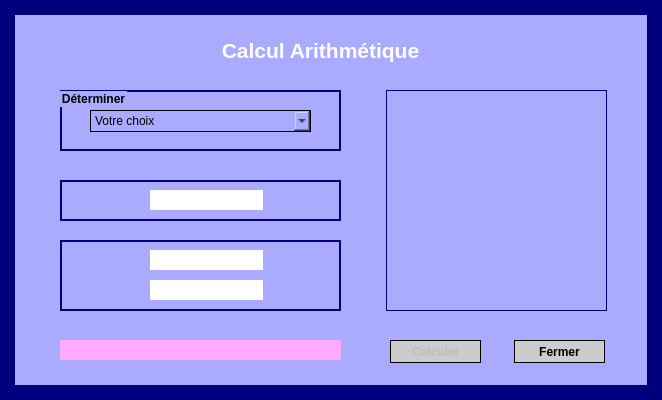
<?xml version="1.0" encoding="UTF-8"?>
<ui version="4.0">
 <class>FP</class>
 <widget class="QMainWindow" name="FP">
  <property name="geometry">
   <rect>
    <x>0</x>
    <y>0</y>
    <width>662</width>
    <height>400</height>
   </rect>
  </property>
  <property name="minimumSize">
   <size>
    <width>662</width>
    <height>400</height>
   </size>
  </property>
  <property name="maximumSize">
   <size>
    <width>662</width>
    <height>400</height>
   </size>
  </property>
  <property name="windowTitle">
   <string>Arithmética</string>
  </property>
  <property name="styleSheet">
   <string notr="true">border : 15px solid;
background-color: rgb(170, 170, 255);
border-color: rgb(0, 0, 127);</string>
  </property>
  <widget class="QWidget" name="centralwidget">
   <widget class="QLabel" name="label">
    <property name="geometry">
     <rect>
      <x>150</x>
      <y>30</y>
      <width>341</width>
      <height>41</height>
     </rect>
    </property>
    <property name="palette">
     <palette>
      <active>
       <colorrole role="WindowText">
        <brush brushstyle="SolidPattern">
         <color alpha="255">
          <red>255</red>
          <green>255</green>
          <blue>255</blue>
         </color>
        </brush>
       </colorrole>
       <colorrole role="Button">
        <brush brushstyle="SolidPattern">
         <color alpha="255">
          <red>170</red>
          <green>170</green>
          <blue>255</blue>
         </color>
        </brush>
       </colorrole>
       <colorrole role="Base">
        <brush brushstyle="SolidPattern">
         <color alpha="255">
          <red>170</red>
          <green>170</green>
          <blue>255</blue>
         </color>
        </brush>
       </colorrole>
       <colorrole role="Window">
        <brush brushstyle="SolidPattern">
         <color alpha="255">
          <red>170</red>
          <green>170</green>
          <blue>255</blue>
         </color>
        </brush>
       </colorrole>
      </active>
      <inactive>
       <colorrole role="WindowText">
        <brush brushstyle="SolidPattern">
         <color alpha="255">
          <red>255</red>
          <green>255</green>
          <blue>255</blue>
         </color>
        </brush>
       </colorrole>
       <colorrole role="Button">
        <brush brushstyle="SolidPattern">
         <color alpha="255">
          <red>170</red>
          <green>170</green>
          <blue>255</blue>
         </color>
        </brush>
       </colorrole>
       <colorrole role="Base">
        <brush brushstyle="SolidPattern">
         <color alpha="255">
          <red>170</red>
          <green>170</green>
          <blue>255</blue>
         </color>
        </brush>
       </colorrole>
       <colorrole role="Window">
        <brush brushstyle="SolidPattern">
         <color alpha="255">
          <red>170</red>
          <green>170</green>
          <blue>255</blue>
         </color>
        </brush>
       </colorrole>
      </inactive>
      <disabled>
       <colorrole role="WindowText">
        <brush brushstyle="SolidPattern">
         <color alpha="255">
          <red>120</red>
          <green>120</green>
          <blue>120</blue>
         </color>
        </brush>
       </colorrole>
       <colorrole role="Button">
        <brush brushstyle="SolidPattern">
         <color alpha="255">
          <red>170</red>
          <green>170</green>
          <blue>255</blue>
         </color>
        </brush>
       </colorrole>
       <colorrole role="Base">
        <brush brushstyle="SolidPattern">
         <color alpha="255">
          <red>170</red>
          <green>170</green>
          <blue>255</blue>
         </color>
        </brush>
       </colorrole>
       <colorrole role="Window">
        <brush brushstyle="SolidPattern">
         <color alpha="255">
          <red>170</red>
          <green>170</green>
          <blue>255</blue>
         </color>
        </brush>
       </colorrole>
      </disabled>
     </palette>
    </property>
    <property name="font">
     <font>
      <pointsize>16</pointsize>
      <weight>75</weight>
      <bold>true</bold>
     </font>
    </property>
    <property name="styleSheet">
     <string notr="true">border:0px;</string>
    </property>
    <property name="text">
     <string>Calcul Arithmétique</string>
    </property>
    <property name="alignment">
     <set>Qt::AlignCenter</set>
    </property>
   </widget>
   <widget class="QGroupBox" name="G_Calcul">
    <property name="enabled">
     <bool>true</bool>
    </property>
    <property name="geometry">
     <rect>
      <x>60</x>
      <y>90</y>
      <width>281</width>
      <height>61</height>
     </rect>
    </property>
    <property name="palette">
     <palette>
      <active>
       <colorrole role="Button">
        <brush brushstyle="SolidPattern">
         <color alpha="255">
          <red>170</red>
          <green>170</green>
          <blue>255</blue>
         </color>
        </brush>
       </colorrole>
       <colorrole role="Base">
        <brush brushstyle="SolidPattern">
         <color alpha="255">
          <red>170</red>
          <green>170</green>
          <blue>255</blue>
         </color>
        </brush>
       </colorrole>
       <colorrole role="Window">
        <brush brushstyle="SolidPattern">
         <color alpha="255">
          <red>170</red>
          <green>170</green>
          <blue>255</blue>
         </color>
        </brush>
       </colorrole>
      </active>
      <inactive>
       <colorrole role="Button">
        <brush brushstyle="SolidPattern">
         <color alpha="255">
          <red>170</red>
          <green>170</green>
          <blue>255</blue>
         </color>
        </brush>
       </colorrole>
       <colorrole role="Base">
        <brush brushstyle="SolidPattern">
         <color alpha="255">
          <red>170</red>
          <green>170</green>
          <blue>255</blue>
         </color>
        </brush>
       </colorrole>
       <colorrole role="Window">
        <brush brushstyle="SolidPattern">
         <color alpha="255">
          <red>170</red>
          <green>170</green>
          <blue>255</blue>
         </color>
        </brush>
       </colorrole>
      </inactive>
      <disabled>
       <colorrole role="Button">
        <brush brushstyle="SolidPattern">
         <color alpha="255">
          <red>170</red>
          <green>170</green>
          <blue>255</blue>
         </color>
        </brush>
       </colorrole>
       <colorrole role="Base">
        <brush brushstyle="SolidPattern">
         <color alpha="255">
          <red>170</red>
          <green>170</green>
          <blue>255</blue>
         </color>
        </brush>
       </colorrole>
       <colorrole role="Window">
        <brush brushstyle="SolidPattern">
         <color alpha="255">
          <red>170</red>
          <green>170</green>
          <blue>255</blue>
         </color>
        </brush>
       </colorrole>
      </disabled>
     </palette>
    </property>
    <property name="font">
     <font>
      <weight>75</weight>
      <bold>true</bold>
     </font>
    </property>
    <property name="styleSheet">
     <string notr="true">border:2px solid;
border-color: rgb(0, 0, 127);</string>
    </property>
    <property name="title">
     <string>Déterminer</string>
    </property>
    <widget class="QComboBox" name="Choix">
     <property name="geometry">
      <rect>
       <x>30</x>
       <y>20</y>
       <width>221</width>
       <height>22</height>
      </rect>
     </property>
     <property name="styleSheet">
      <string notr="true">border:1px solid;</string>
     </property>
     <item>
      <property name="text">
       <string>Votre choix</string>
      </property>
     </item>
     <item>
      <property name="text">
       <string>PGCD</string>
      </property>
     </item>
     <item>
      <property name="text">
       <string>PPCM</string>
      </property>
     </item>
     <item>
      <property name="text">
       <string>Facteurs premiers</string>
      </property>
     </item>
     <item>
      <property name="text">
       <string>Nombre premier</string>
      </property>
     </item>
     <item>
      <property name="text">
       <string>Factoriel</string>
      </property>
     </item>
    </widget>
   </widget>
   <widget class="QGroupBox" name="G_Saisie1">
    <property name="enabled">
     <bool>true</bool>
    </property>
    <property name="geometry">
     <rect>
      <x>60</x>
      <y>180</y>
      <width>281</width>
      <height>41</height>
     </rect>
    </property>
    <property name="styleSheet">
     <string notr="true">border:2px solid;
border-color: rgb(0, 0, 127);</string>
    </property>
    <property name="title">
     <string/>
    </property>
    <widget class="QLineEdit" name="NS1">
     <property name="geometry">
      <rect>
       <x>90</x>
       <y>10</y>
       <width>113</width>
       <height>20</height>
      </rect>
     </property>
     <property name="styleSheet">
      <string notr="true">border : 0px ;
background-color: rgb(255, 255, 255);</string>
     </property>
    </widget>
   </widget>
   <widget class="QGroupBox" name="G_Saisie2">
    <property name="enabled">
     <bool>true</bool>
    </property>
    <property name="geometry">
     <rect>
      <x>60</x>
      <y>240</y>
      <width>281</width>
      <height>71</height>
     </rect>
    </property>
    <property name="styleSheet">
     <string notr="true">border:2px solid;
border-color: rgb(0, 0, 127);</string>
    </property>
    <property name="title">
     <string/>
    </property>
    <widget class="QLineEdit" name="NS2">
     <property name="geometry">
      <rect>
       <x>90</x>
       <y>10</y>
       <width>113</width>
       <height>20</height>
      </rect>
     </property>
     <property name="styleSheet">
      <string notr="true">border : 0px ;
background-color: rgb(255, 255, 255);</string>
     </property>
    </widget>
    <widget class="QLineEdit" name="MS2">
     <property name="geometry">
      <rect>
       <x>90</x>
       <y>40</y>
       <width>113</width>
       <height>20</height>
      </rect>
     </property>
     <property name="styleSheet">
      <string notr="true">border : 0px ;
background-color: rgb(255, 255, 255);</string>
     </property>
    </widget>
   </widget>
   <widget class="QLabel" name="Res">
    <property name="geometry">
     <rect>
      <x>60</x>
      <y>340</y>
      <width>281</width>
      <height>20</height>
     </rect>
    </property>
    <property name="styleSheet">
     <string notr="true">border : 0px;
background-color: rgb(255, 170, 255);</string>
    </property>
    <property name="text">
     <string/>
    </property>
   </widget>
   <widget class="QPushButton" name="Calc">
    <property name="enabled">
     <bool>false</bool>
    </property>
    <property name="geometry">
     <rect>
      <x>390</x>
      <y>340</y>
      <width>91</width>
      <height>23</height>
     </rect>
    </property>
    <property name="font">
     <font>
      <weight>75</weight>
      <bold>true</bold>
     </font>
    </property>
    <property name="styleSheet">
     <string notr="true">border : 1px solid;
background-color: rgb(204, 204, 204);</string>
    </property>
    <property name="text">
     <string>Calculer</string>
    </property>
   </widget>
   <widget class="QPushButton" name="Ferm">
    <property name="geometry">
     <rect>
      <x>514</x>
      <y>340</y>
      <width>91</width>
      <height>23</height>
     </rect>
    </property>
    <property name="font">
     <font>
      <weight>75</weight>
      <bold>true</bold>
     </font>
    </property>
    <property name="styleSheet">
     <string notr="true">border : 1px solid;
background-color: rgb(204, 204, 204);</string>
    </property>
    <property name="text">
     <string>Fermer</string>
    </property>
   </widget>
   <widget class="QLabel" name="Ima">
    <property name="geometry">
     <rect>
      <x>386</x>
      <y>90</y>
      <width>221</width>
      <height>221</height>
     </rect>
    </property>
    <property name="styleSheet">
     <string notr="true">border : 1px solid;
border-color: rgb(0, 0, 127);</string>
    </property>
    <property name="text">
     <string/>
    </property>
    <property name="pixmap">
     <pixmap>Calculs.png</pixmap>
    </property>
    <property name="scaledContents">
     <bool>true</bool>
    </property>
   </widget>
  </widget>
 </widget>
 <resources/>
 <connections/>
</ui>
